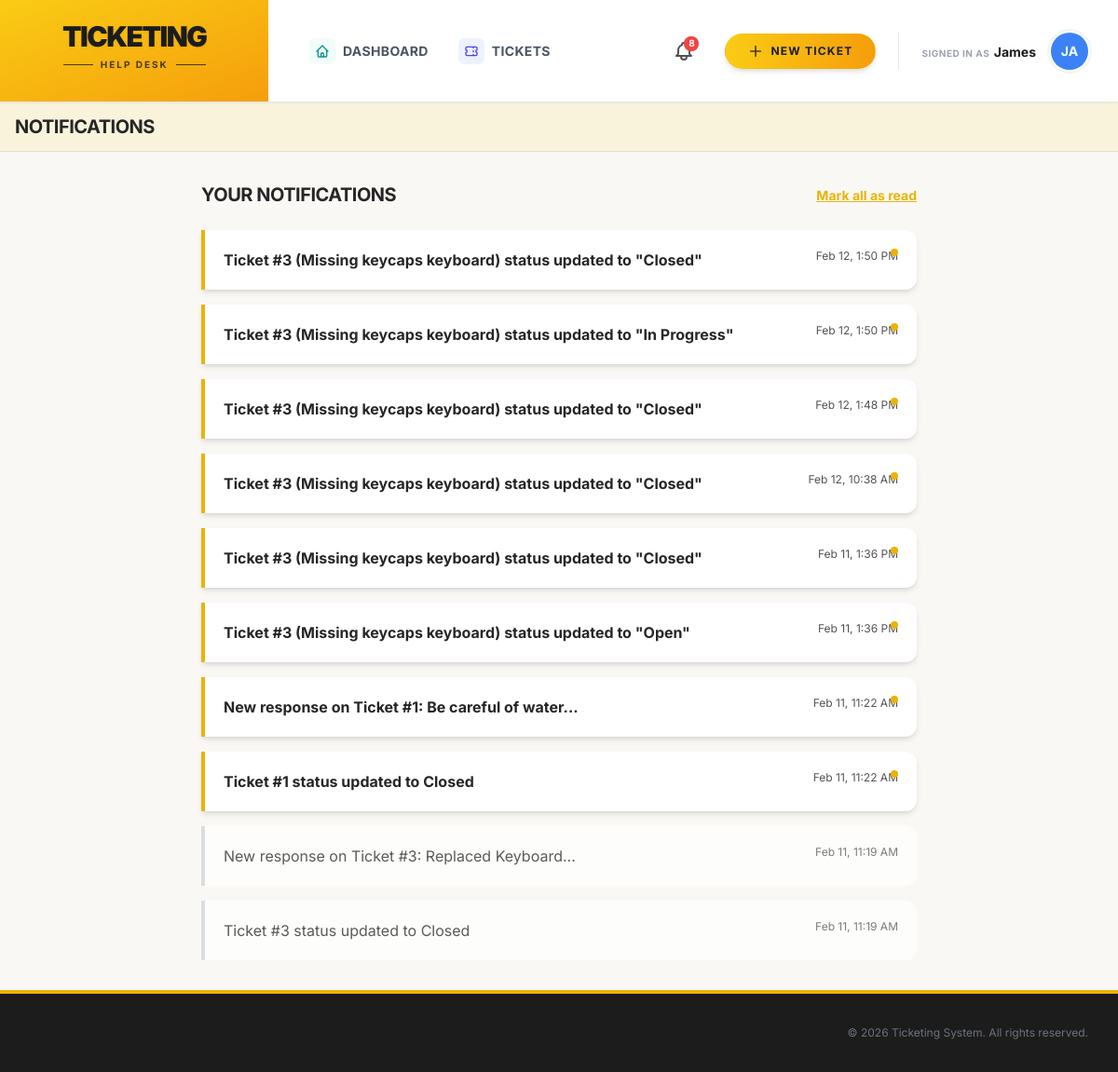
Screenshot of /notifications.php (signed in) with the database file from the repository.
### tables this page shows
CREATE TABLE `notifications` (
  `id` int(11) UNSIGNED NOT NULL,
  `user_id` int(11) UNSIGNED NOT NULL,
  `message` text NOT NULL,
  `link` varchar(255) DEFAULT NULL,
  `is_read` tinyint(1) NOT NULL DEFAULT 0,
  `created_at` datetime NOT NULL DEFAULT current_timestamp()
);

### notifications.php (the view, shortened to what this page needs)
<?php
require_once 'db.php';
require_once 'includes/header.php';
$stmt = $conn->prepare("SELECT * FROM notifications WHERE user_id = ? ORDER BY created_at DESC LIMIT 50");
$stmt->bind_param("i", $user['id']);
$stmt->execute();
$notifs = $stmt->get_result()->fetch_all(MYSQLI_ASSOC);
?>
<div class="max-w-3xl mx-auto">
    <div class="flex items-center justify-between mb-6">
        <h2 class="text-xl font-bold text-[#262626] uppercase tracking-tight">Your Notifications</h2>
        <?php if (!empty($notifs)): ?>
            <form action="read_notification.php" method="POST">
                <button type="submit"
                    class="text-sm font-bold text-[#eab308] hover:text-[#262626] transition-colors underline">
                    Mark all as read
                </button>
            </form>
        <?php endif; ?>
    </div>
    <?php if (empty($notifs)): ?>
        <div class="bg-white border-2 border-[#262626] rounded-xl p-12 shadow-sm text-center">
            <p class="text-[#525252] italic">You have no notifications.</p>
        </div>
    <?php else: ?>
        <div class="space-y-4">
            <?php foreach ($notifs as $n): ?>
                <div
                    class="relative bg-white border-l-4 <?= $n['is_read'] ? 'border-gray-300 opacity-75' : 'border-[#eab308] shadow-md' ?> rounded-r-xl p-5 transition-all hover:bg-gray-50">
                    <a href="read_notification.php?id=<?= $n['id'] ?>" class="block">
                        <div class="flex justify-between items-start">
                            <p class="text-[#262626] <?= $n['is_read'] ? '' : 'font-bold' ?> pr-8">
                                <?= htmlspecialchars($n['message']) ?>
                            </p>
                            <span class="text-xs text-[#525252] whitespace-nowrap ml-4">
                                <?= date('M j, g:i A', strtotime($n['created_at'])) ?>
                            </span>
                        </div>
                    </a>
                    <?php if (!$n['is_read']): ?>
                        <span class="absolute top-5 right-5 w-2 h-2 rounded-full bg-[#eab308]"></span>
                    <?php endif; ?>
                </div>
            <?php endforeach; ?>
        </div>
    <?php endif; ?>
</div>
<?php require_once 'includes/footer.php'; ?>

### style.css (style rules this page uses)
:root { --yellow: #fef08a; --black: #0a0a0a; --white: #ffffff; --radius: 10px; --shadow: 0 4px 6px -1px rgba(0, 0, 0, 0.1), 0 2px 4px -2px rgba(0, 0, 0, 0.06); }
* { box-sizing: border-box; }
html, body { height: 100%; }
body { margin: 0; font-family: 'Inter', system-ui, -apple-system, 'Segoe UI', Roboto, sans-serif; font-size: 16px; line-height: 1.5; color: var(--black); background: var(--yellow); padding: 0; }
h1, h2, h3 { margin: 0 0 0.5rem; color: var(--black); }
h2 { font-size: 1.25rem; }
input, textarea, select, button { font: inherit; }

### rows the page displays
notifications: message "Ticket #3 (Missing keycaps keyboard) status updated to \"Closed\"", created_at "Feb 12, 1:50 PM", is_read 0 (drawn)
notifications: message "Ticket #3 (Missing keycaps keyboard) status updated to \"In Progress\"", created_at "Feb 12, 1:50 PM", is_read 0 (drawn)
notifications: message "Ticket #3 (Missing keycaps keyboard) status updated to \"Closed\"", created_at "Feb 12, 1:48 PM", is_read 0 (drawn)
notifications: message "Ticket #3 (Missing keycaps keyboard) status updated to \"Closed\"", created_at "Feb 12, 10:38 AM", is_read 0 (drawn)
notifications: message "Ticket #3 (Missing keycaps keyboard) status updated to \"Closed\"", created_at "Feb 11, 1:36 PM", is_read 0 (drawn)
notifications: message "Ticket #3 (Missing keycaps keyboard) status updated to \"Open\"", created_at "Feb 11, 1:36 PM", is_read 0 (drawn)
notifications: message "New response on Ticket #1: Be careful of water...", created_at "Feb 11, 11:22 AM", is_read 0 (drawn)
notifications: message "Ticket #1 status updated to Closed", created_at "Feb 11, 11:22 AM", is_read 0 (drawn)
notifications: message "New response on Ticket #3: Replaced Keyboard...", created_at "Feb 11, 11:19 AM"
notifications: message "Ticket #3 status updated to Closed", created_at "Feb 11, 11:19 AM"

### other values shown
$unread_count "8"
$username "James"
$initials "JA"
$page_heading "NOTIFICATIONS"
